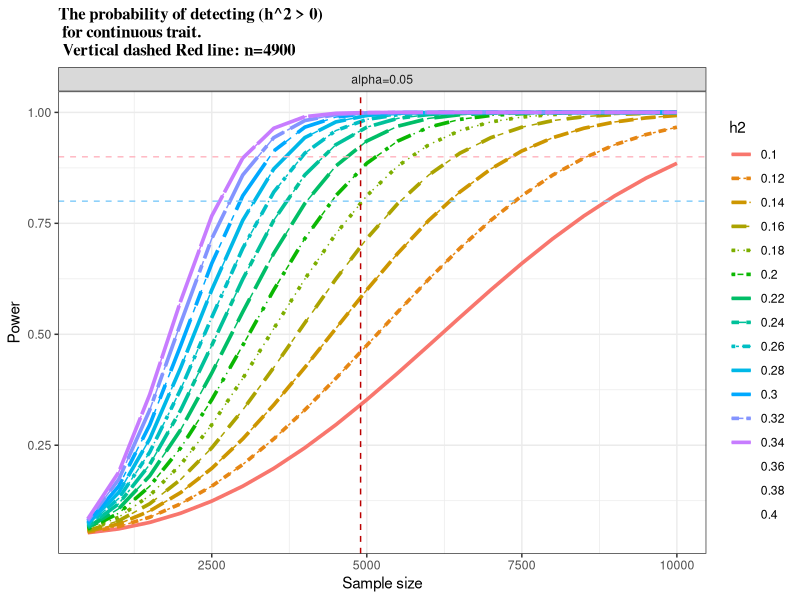

R code for this plot:
## The statistical power of estimating genetic variance or genetic correlation for continuous trait 
## using genome-wide SNPs
## N: general sample size
## n.study.sample: your total sample size
## var.A: Variance of the SNP-derived genetic relationships
## realh2: The power calculation requires the true SNP-heritability, so that the power is the 
## probability of estimating a SNP-heritability that is greater than zero. 

powerh2<-within(expand.grid(N = seq(500,10000,500),
      n.study.sample=4900,
      realh2=seq(0.1,0.4,0.02),
      KEEP.OUT.ATTRS = FALSE),
      { alpha <- 0.05
     	var.A <- 0.00002
        var.sampling <- 2/(N^2*var.A)
        NCP <- realh2^2/var.sampling
	    critval <- qchisq(alpha, df = 1, lower.tail = FALSE)
	    powerh2 <- pchisq(critval, df = 1, ncp = NCP, lower.tail = FALSE)})


library(ggplot2) #required library for plotting
pow <- powerh2
pow$alpha <- paste("alpha", pow$alpha, sep = "=")
pow$h2 <- as.factor(as.character(pow$realh2))

#main title
title <- paste("The probability of detecting (h^2 > 0) \n for continuous trait. \n Vertical dashed Red line: n=",pow$n.study.sample[1],sep = "")
#x label
xlab <- "Sample size"
#y label
ylab <- "Power"
#output file name
pdf.file <- "PowerPlot.pdf"
pdf(file=pdf.file, height = 4.5, width = 5)
zp1 <- ggplot(pow ,  # data for plotting
  aes( y = powerh2, x = N, colour = h2,linetype = h2)) + 
  facet_grid(. ~ alpha , scale = "free") +  #grid by alpha level 
  geom_line() + 
  ylab(ylab)+  #y label
  xlab(xlab) +  #x label 
  ggtitle(title) +  theme_bw() +
  geom_line(size = 1.25)+theme(plot.title=element_text(family="Times", face="bold", size=12))+
  geom_hline(yintercept = 0.8,color="lightskyblue",linetype=2)+geom_hline(yintercept = 0.9,color="lightpink",linetype=2)+
  geom_vline(aes(xintercept=n.study.sample[1]), colour="#BB0000", linetype="dashed")
print(zp1)
graphics.off()
